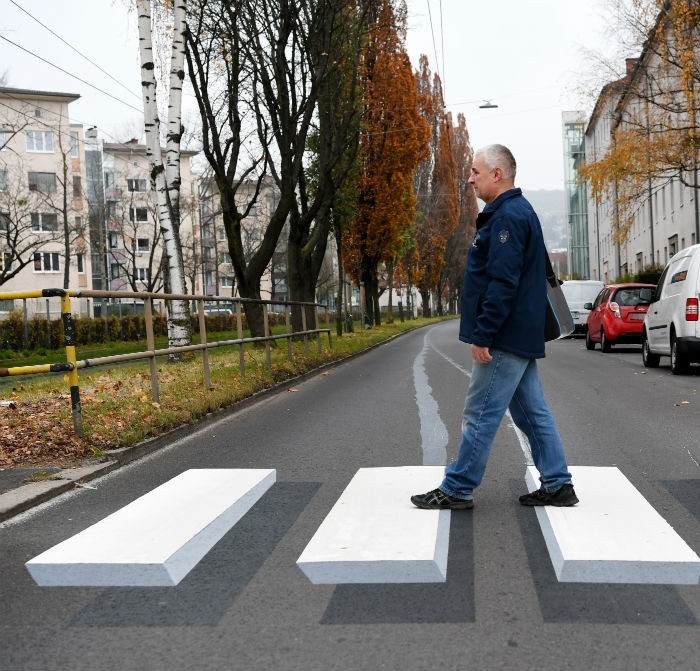
#> input picture v1/sample_input/camera1_20190222.jpeg, 700 x 671 px, found by its file name
$ python preprocess1.py
#> lines starting #> are read from the running program, lines starting #| are printed output that depends on the picture
import os
import time
import cv2 as cv

def task(onefile, pathin, pathout):


#> called with onefile = 'camera1_20190222.jpeg', pathin = '/home/erick/detection_app/camera1_input', pathout = '/home/erick/detection_app'
    filelist=[]
    filelist.append(onefile)

    #store the data&time info
    snapshot_time = filelist[0].partition('_')[2]
    time.sleep(10)


    for filename in filelist:

        # open the target jpeg and convert to gray scale
        src = cv.imread(os.path.join(pathin, filename))
#> src is the input picture: shape (671, 700, 3); mean B, G, R 120.3, 125.6, 128.2
        src = cv.cvtColor(src, cv.COLOR_BGR2GRAY)
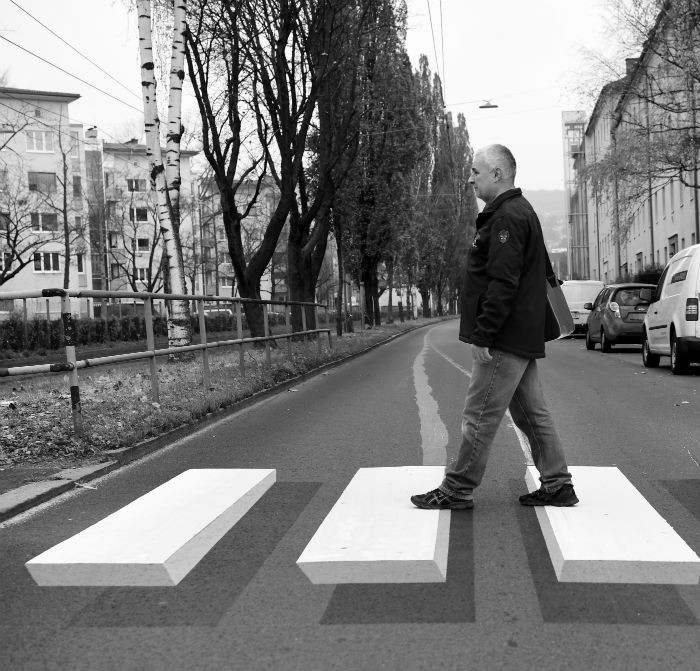
#> src: shape (671, 700); min 0, max 255, mean 125.8

        # Histogram Equalization to improve the contrast of image
        #dst = cv.equalizeHist(src)

        cv.imwrite(os.path.join(pathout,'processed1_'+snapshot_time), src)

    return [os.path.join(pathout,'processed1_'+snapshot_time)]


def main():
    filelist= 'camera1_20190222.jpeg'
    outpath = os.path.join(os.path.dirname(__file__), "generated_files/")
    outfile = task(filelist, outpath, outpath)
    return outfile

if __name__ == '__main__':

    #Suppose the file structure is erick/detection_app/camera1_input/camera1_20190222.jpeg
    filelist= 'camera1_20190222.jpeg'
    task(filelist, '/home/erick/detection_app/camera1_input', '/home/erick/detection_app')

$ run again, with v1/sample_input/camera2_20190222.jpeg copied over v1/sample_input/camera1_20190222.jpeg
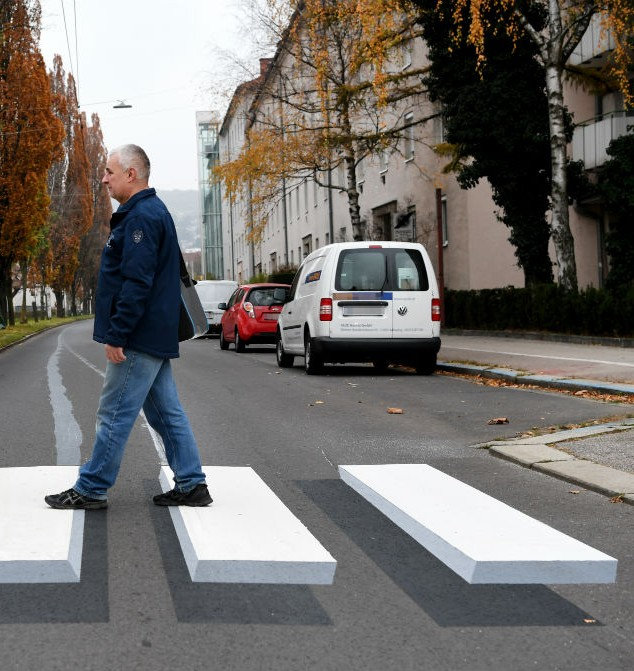
#> input picture v1/sample_input/camera2_20190222.jpeg, 634 x 671 px, found by its file name
#> in task, src is the input picture: shape (671, 634, 3); mean B, G, R 109.6, 112.8, 116
#> in task, `src = cv.cvtColor(src, cv.COLOR_BGR2GRAY)`:
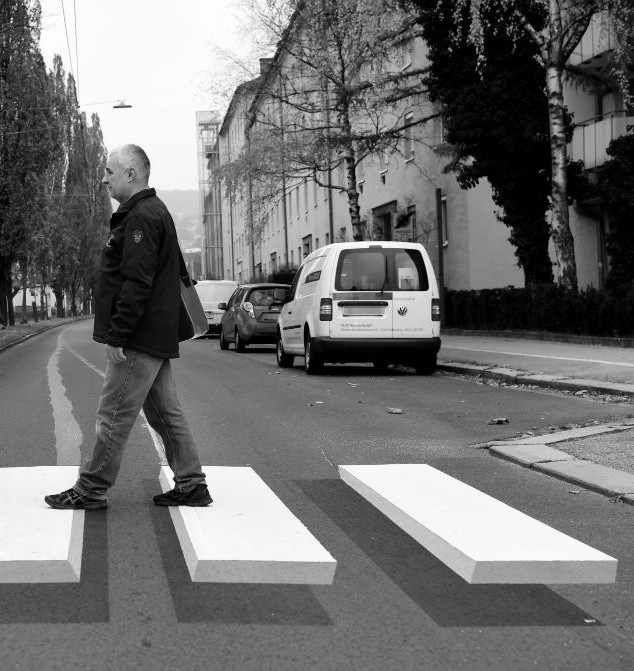
#> src: shape (671, 634); min 0, max 255, mean 113.4
